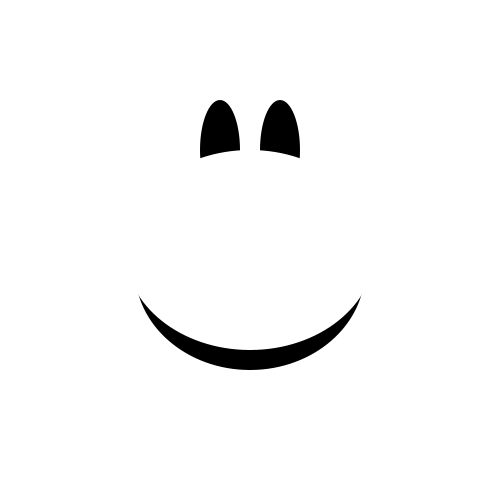
Frame 1 (no input)
Frame 60 (the mouse pressed at the canvas centre just before this capture): identical to frame 1, image omitted
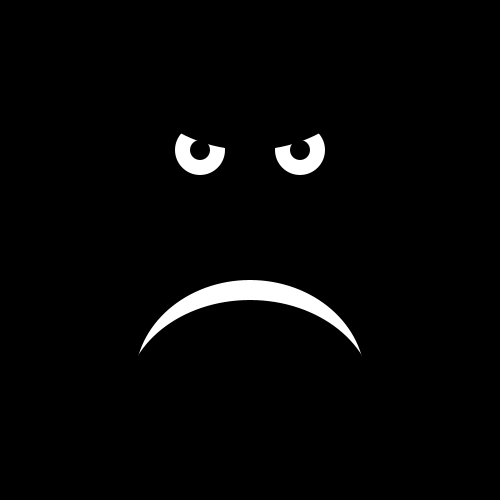
Frame 120 (the mouse held since frame 60 and released just before this capture)

The Processing sketch that drew these frames (run headless with seeded random() and noise(); from frame 60 on, the mouse is pressed at the canvas centre):

// Processing sketch: processing_60399
// ── processing_60399.pde

//weich - hart
//Freude vs Wut

void setup() {
  size(500,500);
  smooth();
   
}
 
void draw() { 
  if(mousePressed){
   background(0);
   noStroke(); 
   
   //Augen
   fill(255);
   ellipse(200,150,50,50);
   ellipse(300,150,50,50);
   
   //Mund  
   fill(255);
   ellipse(250,380,230,200);
   fill(0);
   ellipse(250,400,250,200);
   
   //böse Augen
   fill(0);
   ellipse(200,150,20,20);
   ellipse(300,150,20,20);
   ellipse(250,50,250,200);

    
  }else{
   
   background(255);
   noStroke();
   
   //Augen
   fill(0);
   ellipse(220,150,40,100);
   ellipse(280,150,40,100);

   
   //Mund
   fill(0);
   ellipse(250,270,230,200);
   fill(255);
   ellipse(250,250,250,200);
   

  }
 }
